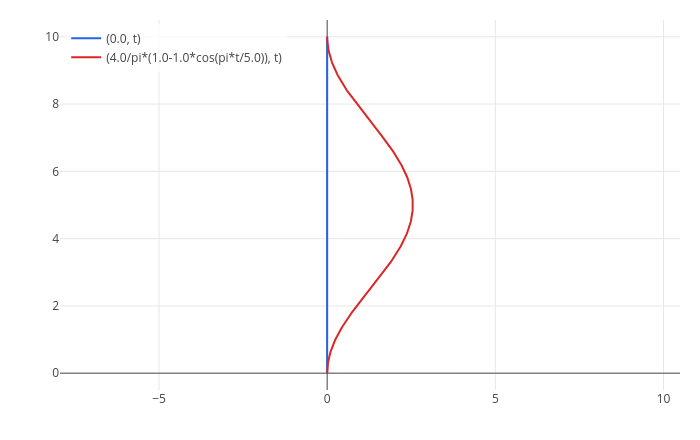

The cell this chart's notebook holds for it:
### Markdown cell above
They live about 32 times longer and can travel about 21 km, more than enough. Frisch and Smith measured exactly this by counting muons on Mount Washington and at sea level [4].

## 5. The twin paradox

One twin stays home; the other flies out and back over 10 years, at speed $v(t) = 0.8\sin(\pi t/5)$. The traveller's
position is $x(t) = \tfrac{4}{\pi}\big(1 - \cos(\pi t/5)\big)$. In a spacetime diagram (time up):

### Code cell
home = parametric(0, t, t, 0, 10);
trip = parametric(4/pi*(1 - cos(pi*t/5)), t, t, 0, 10);
show(home, trip)

### Figure 1 — Plotly figure (JSON) as saved in the notebook; plotly's stock layout.template omitted (floating-point values rounded to 4 significant figures; data arrays with more than 128 entries replaced by an {"elided": "..."} marker saying what was removed)
{"data": [{"line": {"color": "#2563eb", "width": 2}, "mode": "lines", "name": "(0.0, t)", "type": "scatter", "x": {"elided": "402 int values"}, "y": {"elided": "402 float values"}}, {"line": {"color": "#dc2626", "width": 2}, "mode": "lines", "name": "(4.0/pi*(1.0-1.0*cos(pi*t/5.0)), t)", "type": "scatter", "x": {"elided": "402 float values"}, "y": {"elided": "402 float values"}}], "layout": {"height": 440, "legend": {"bgcolor": "rgba(255,255,255,0.8)", "x": 0.01, "y": 0.99}, "margin": {"b": 50, "l": 60, "r": 20, "t": 20}, "showlegend": true, "title": {"text": ""}, "width": 700, "xaxis": {"title": {"text": ""}, "zeroline": true}, "yaxis": {"range": [-0.5, 10.5], "scaleanchor": "x", "scaleratio": 1, "title": {"text": ""}, "zeroline": true}}}
